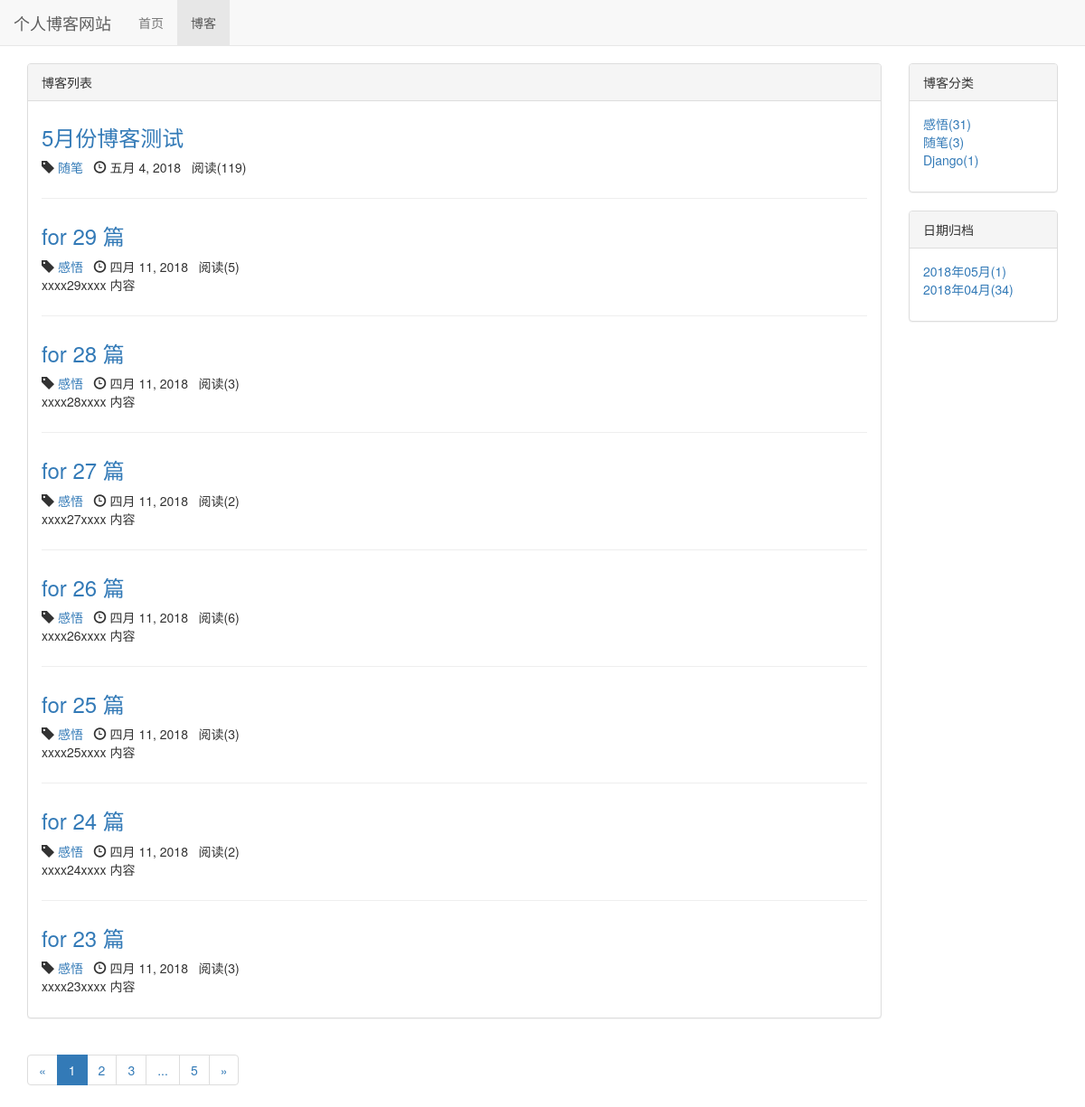
/blog/, run on an earlier commit of the app's database.
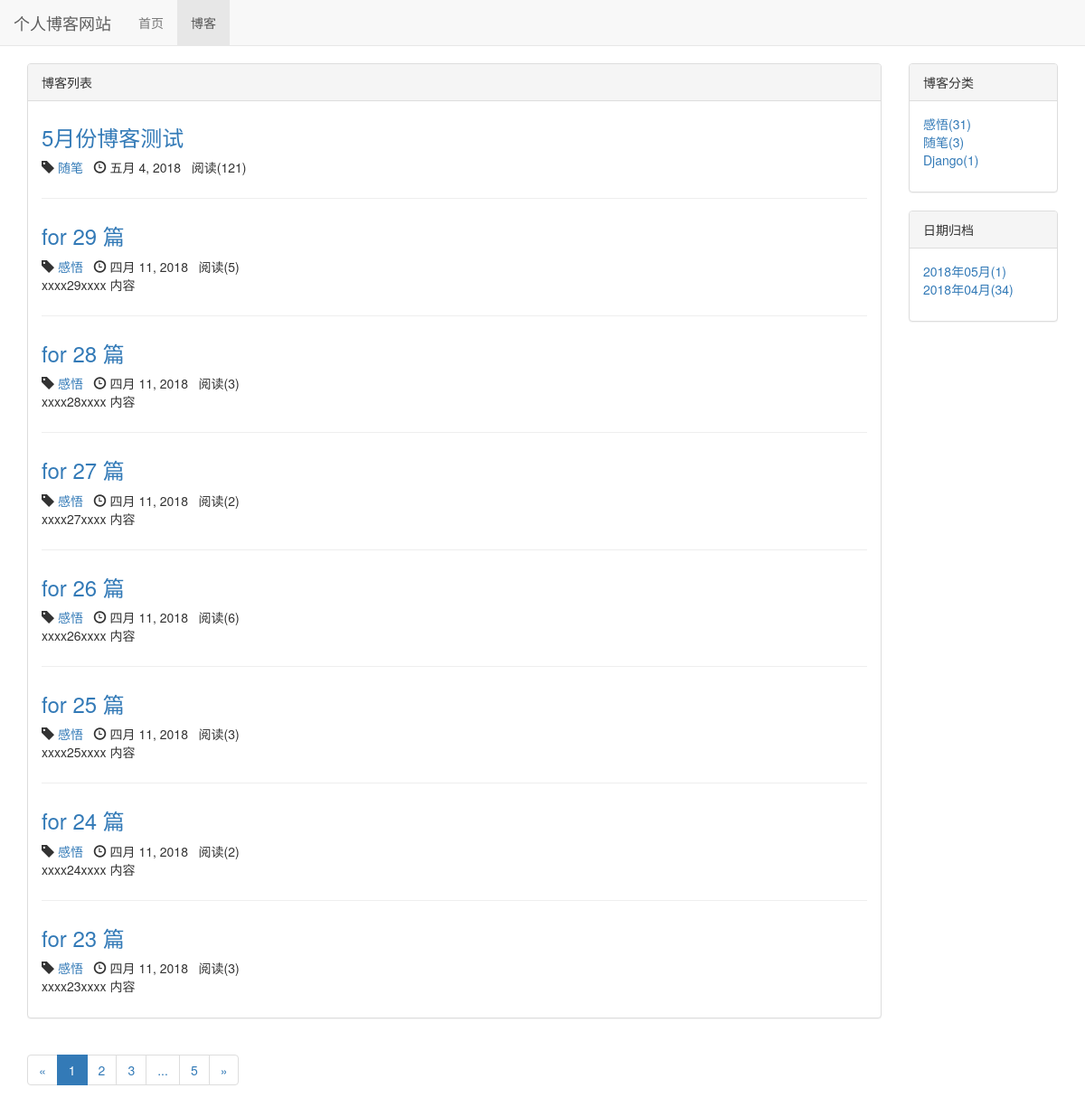
And on a later commit of the database.
### blog/models.py (models this page shows, shortened)
class Blog(models.Model, ReadNumExpandMethod):
	title = models.CharField(max_length=50)
	content = RichTextUploadingField()
	author = models.ForeignKey(User, on_delete=models.DO_NOTHING)
	blog_type = models.ForeignKey(BlogType, on_delete=models.DO_NOTHING)
	created_time = models.DateTimeField(auto_now_add=True)
	last_update_time = models.DateTimeField(auto_now=True)
	read_details = GenericRelation(ReadDetail)
	class Meta:
		ordering = ['-created_time']

class BlogType(models.Model):
	type_name = models.CharField(max_length=50)

### read_statistics/models.py (models this page shows)
class ReadNum(models.Model):
	read_num = models.IntegerField(default=0)
	content_type = models.ForeignKey(ContentType, on_delete=models.DO_NOTHING)
	object_id = models.PositiveIntegerField()
	content_object = GenericForeignKey('content_type', 'object_id')

### blog/views.py (the view)
# urls.py: path('', views.blog_list, name='blog_list'),
def blog_list(request):
	blogs_all = Blog.objects.all()
	context = blogs_common_data(request, blogs_all)
	return render(request, 'blog/blog_list.html', context)

### read_statistics/models.py (called while the page is built)
	def get_read_num(self):
		try:
			ct = ContentType.objects.get_for_model(self)
			readnum = ReadNum.objects.get(content_type=ct, object_id=self.pk)
			return readnum.read_num
		except exceptions.ObjectDoesNotExist:
			return 0

### blog/templates/blog/blog_list.html (shortened to what the changed rows need)
{% extends 'base.html' %}
{% load staticfiles %}
{% block header_extends %}
    <link rel="stylesheet" href="{% static 'blog/css/blog.css' %}">
{% endblock header_extends %}
{% block content %}
    <div class="container">
        <div class="row">
            <div class="col-xs-12 col-sm-10 col-md-10 col-lg-10">
                <div class="panel panel-default">
                    <div class="panel-body">
                        {% for blog in page_of_blogs.object_list %}
                            <div class="blog">
                                <a href="{% url 'blog_detail' blog.pk %}">
                                    <h3>{{ blog.title }}</h3>
                                </a>
                                <p class="blog-info">
                                    <span class="glyphicon glyphicon-tag"></span> <a
                                        href="{% url 'blogs_with_type' blog.blog_type.pk %}">{{ blog.blog_type.type_name }}</a>&nbsp;&nbsp;
                                    <span class="glyphicon glyphicon-time"></span> {{ blog.created_time|date }}&nbsp;&nbsp;
                                    阅读({{ blog.get_read_num }})
                                </p>
                            </div>
                        {% empty %}
                            <div class="blog">
                                <h3>--暂无博客，敬请期待--</h3>
                            </div>
                        {% endfor %}
                    </div>
                </div>
            </div>
        </div>
    </div>
{% endblock content %}

What changed in the data, as far as the page shows it:
changed through a linked row, Blog "5月份博客测试": get_read_num "119" → "121"
